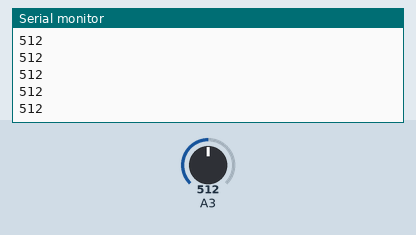
The sketch below on a simulated Arduino Uno, built with avr-gcc and run on an emulated ATmega328P. Shown: the last lines printed to the serial monitor. The inputs (shaded band) are chosen by the test bench; at power-on: A3 = 512.

Above: at 1.2 s.
1.3 s: A3 set to 716
At 1.9 s:
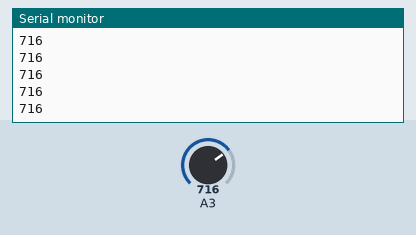
2.8 s: A3 set to 900
At 3.3 s:
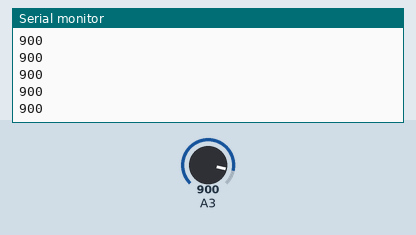
Timing chart, 0 to 5.8 s (numbered marks = the images above; inputs shaded):
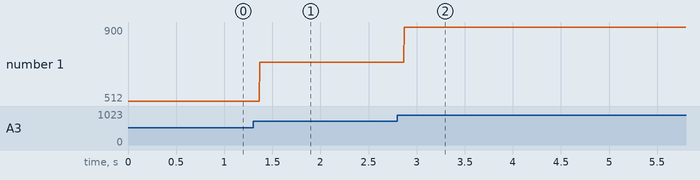

The sketch:

wiring_test.ino
```cpp
void setup() {
  Serial.begin(9600);
  pinMode(2, INPUT);
  pinMode(4, INPUT);
  pinMode(7, INPUT);
}

void loop() {
//  Serial.print(digitalRead(2));
//  Serial.print(", ");
//  Serial.print(digitalRead(4));
//  Serial.print(", ");
//  Serial.print(digitalRead(7));
//  Serial.print(", ");
//  Serial.print(analogRead(0));
//  Serial.print(", ");
//  Serial.print(analogRead(1));
//  Serial.print(", ");
//  Serial.print(analogRead(2));
//  Serial.print(", ");
  Serial.print(analogRead(3));
//  Serial.print(", ");
//  Serial.print(analogRead(4));
  Serial.print("\n");
}
```

Measured:
- after the input at 1.3 s, the serial monitor: prints a new line after 0.07 s (image 1)
- after the input at 2.8 s, the serial monitor: prints a new line after 0.07 s (image 2)
- plotted number 1: 512 → 716 after the input at 1.3 s, 716 → 900 after the input at 2.8 s
